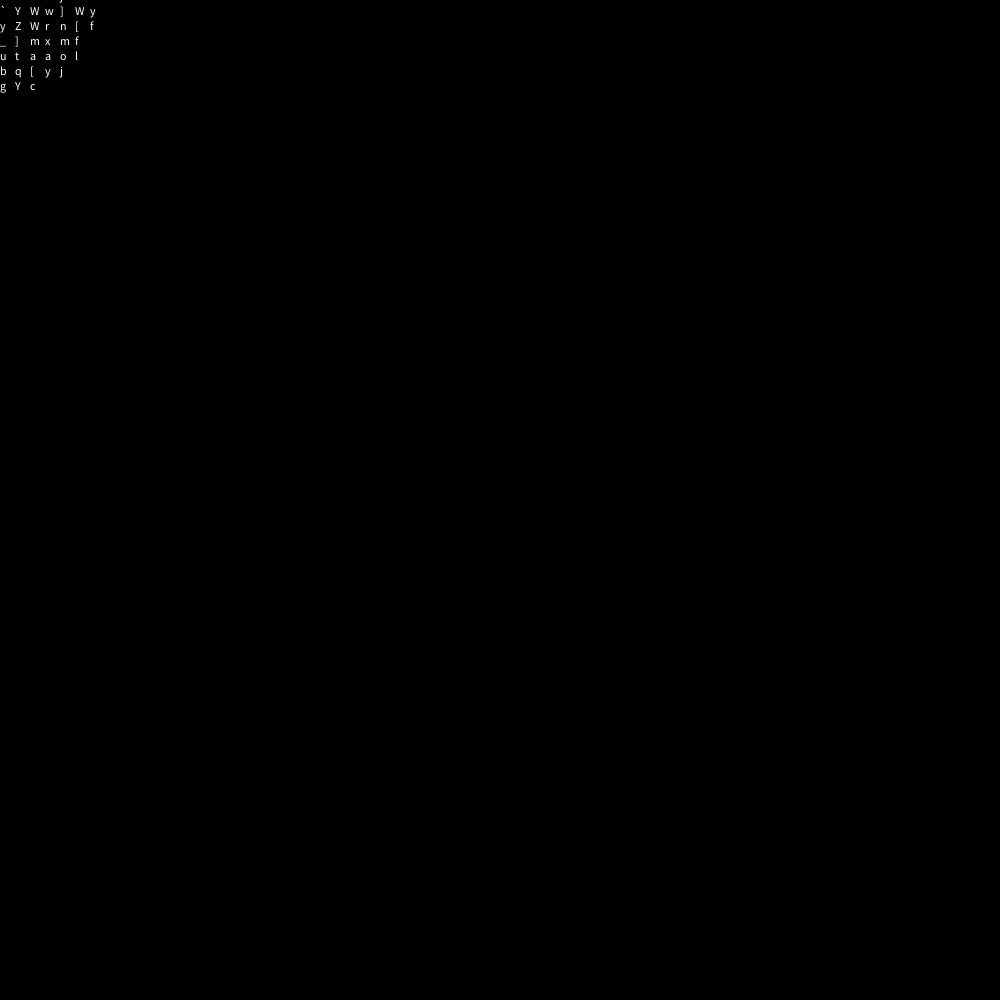
Frame 1 (no input)
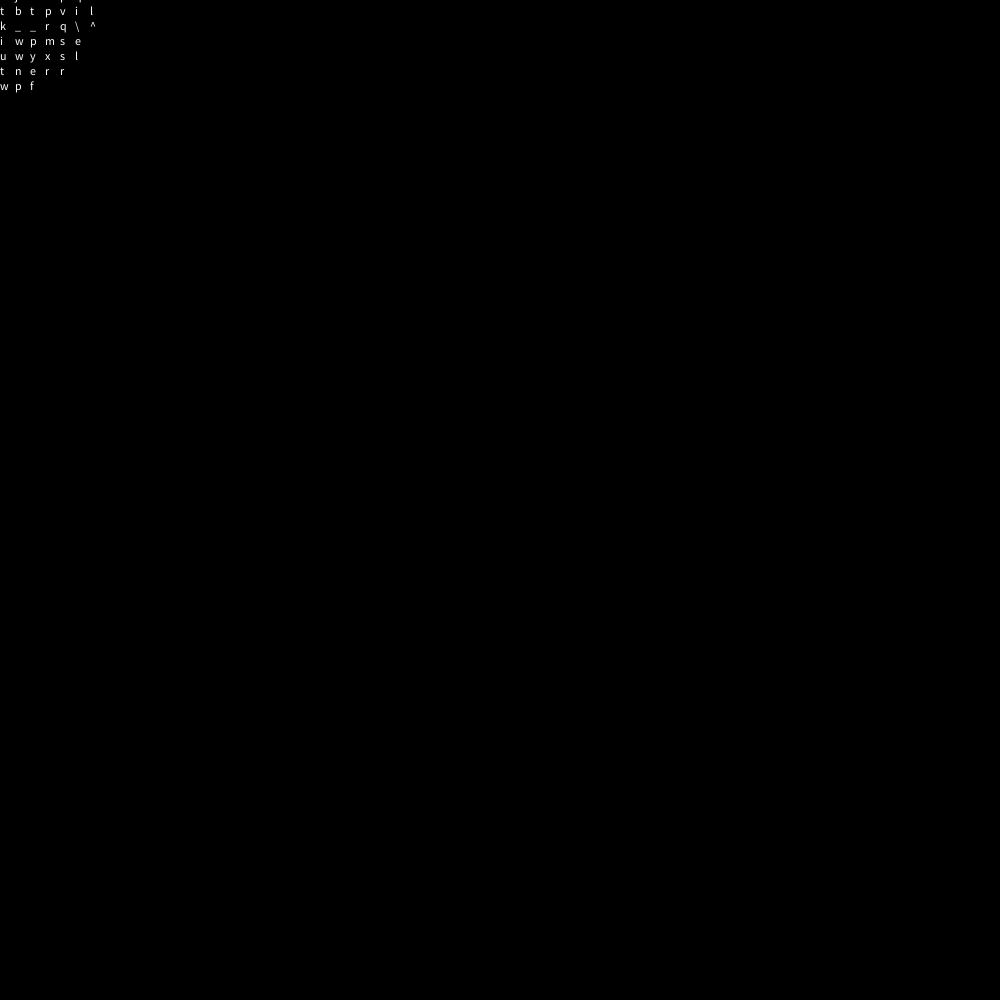
Frame 60 (the mouse pressed at the canvas centre just before this capture)
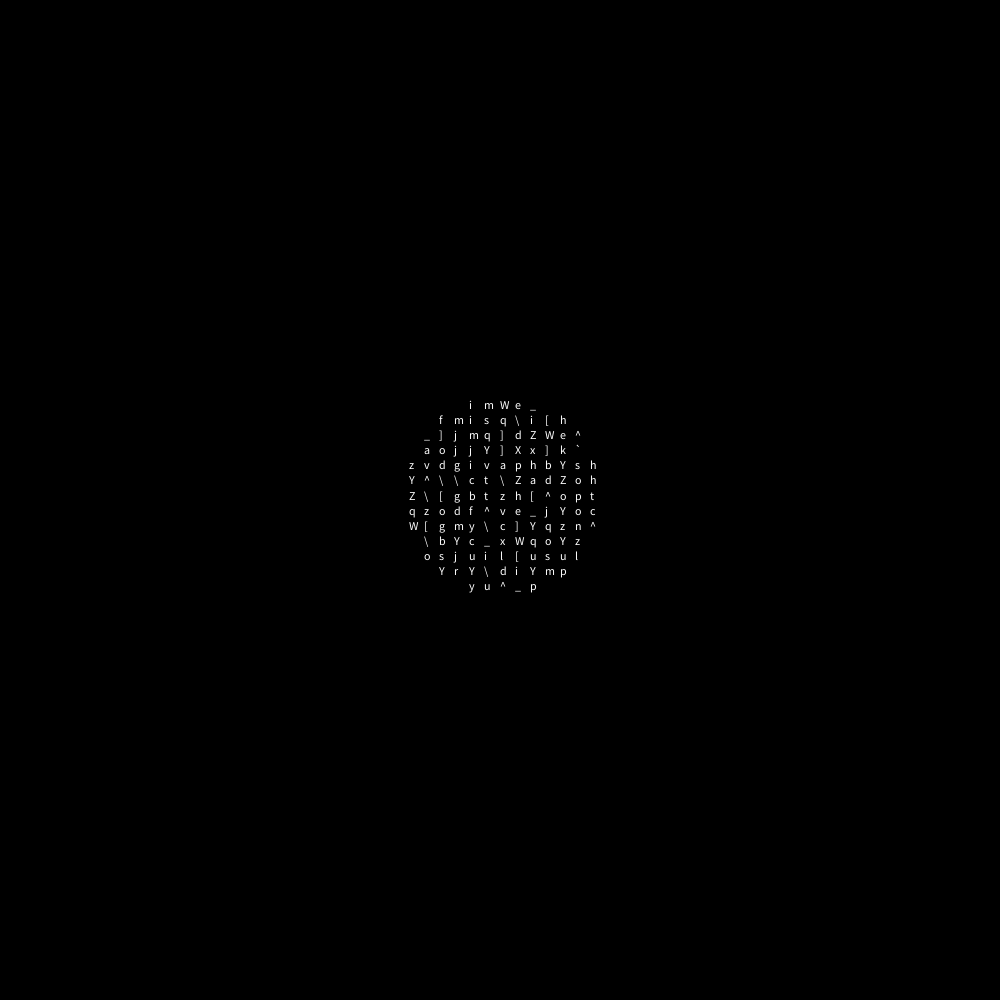
Frame 120 (the mouse held since frame 60 and released just before this capture)

The Processing sketch that drew these frames (run headless with seeded random() and noise(); from frame 60 on, the mouse is pressed at the canvas centre):

// Processing sketch: randoLetterFader
// ── randoLetterFader.pde
Grid[][] grid;
int gridX, gridY;

void setup()
{
  size(1000, 1000);
  gridX = width/15  ;
  gridY = height/15;

  grid = new Grid[gridX][gridY];

  for (int i = 0; i < gridX; i++) 
  {
    for (int j = 0; j < gridY; j++)
    {
      grid[i][j] = new Grid(i * width/gridX, j * height/gridY);
    }
  }
  fill(0);
  noStroke();
}


void draw()
{

  background(0);
  for (int i = 0; i < gridX; i++) 
  {
    for (int j = 0; j < gridY; j++)
    {
      if (frameCount % 3 == 0) 
      {
        grid[i][j].run();
      }
      grid[i][j].drawMe();
    }
  }
}

class Grid 
{
  float x;
  float y;
  char s;
  float a = 0;
  float reducto = 7.5;

  Grid(float tx, float ty)   
  {
    s = getChar();
    x = tx;
    y = ty;

  }


  char getChar() 
  {
    return (char) floor(random(87, 123));
  }


  void run() 
  {

    s = getChar();

  }
  void drawMe() 
  {


    if (dist(x, y, mouseX, mouseY) < 100) 
    {
      a = 255;
    }
    else {
      a = max(a - reducto, 0);
      
    }
    fill(255, a);
    text(s, x, y);    
  }
}
